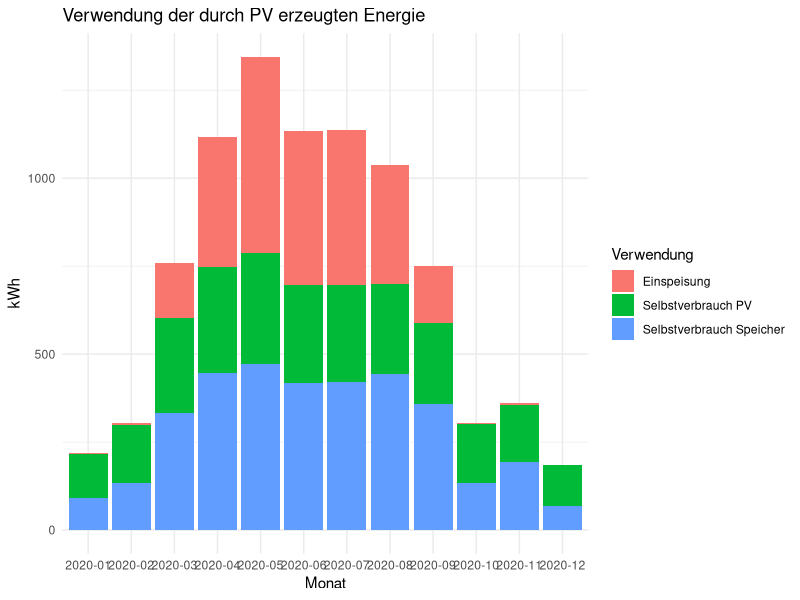
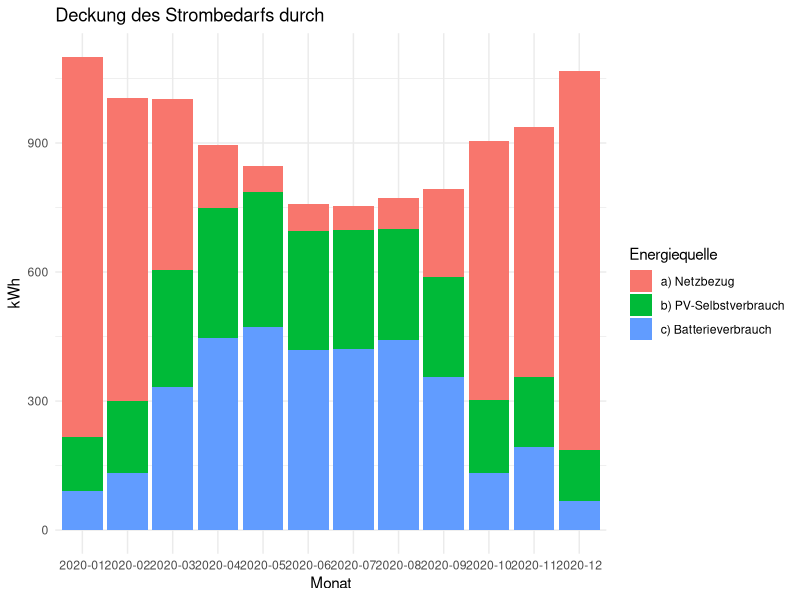

Generate these figures, in order, with R:
rm(list = ls())
library(readr)
library(tidyverse)
daten <- read_delim("Beispiele/Stromdaten/daten_10240.csv", 
                          delim = ";", escape_double = FALSE, col_types = cols(dayTime = col_datetime(format = "%Y%m%d:%H")), 
                          trim_ws = TRUE)
# View(daten)

scaled_sum <- function(x) {
  sum(x / 1000)
}

monatsdaten <- daten |>
  mutate(month = format(dayTime, "%Y-%m")) |>
  group_by(month) |>
  summarize_at(vars(c(selfUsedEnergyBattery, selfUsedEnergyPV, feedInEnergyGrid), -group_cols()), scaled_sum)

colnames(monatsdaten) <- c("Monat", "Selbstverbrauch Speicher", "Selbstverbrauch PV", "Einspeisung")

monatsdaten_lang <- pivot_longer(monatsdaten, cols = -Monat, names_to = "reihe", values_to = "wert")

ggplot(monatsdaten_lang, aes(x = Monat, y = wert, fill = reihe)) +
  geom_col() +  #Transparenz für bessere Lesbarkeit
  labs(title = "Verwendung der durch PV erzeugten Energie",
       x = "Monat",
       y = "kWh",
       fill = "Verwendung") +
  theme_minimal()


monatsdaten <- daten |>
  mutate(month = format(dayTime, "%Y-%m")) |>
  group_by(month) |>
  summarize_at(vars(c(selfUsedEnergyPV, selfUsedEnergyBattery, gridUsedEnergy), -group_cols()), scaled_sum)

colnames(monatsdaten) <- c("Monat", "b) PV-Selbstverbrauch", "c) Batterieverbrauch" ,"a) Netzbezug")

monatsdaten_lang <- pivot_longer(monatsdaten, cols = -Monat, names_to = "reihe", values_to = "wert")

ggplot(monatsdaten_lang, aes(x = Monat, y = wert, fill = reihe)) +
  geom_col() +  #Transparenz für bessere Lesbarkeit
  labs(title = "Deckung des Strombedarfs durch",
       x = "Monat",
       y = "kWh",
       fill = "Energiequelle") +
  theme_minimal()

# Eigenverbrauchsquote
sum(daten$selfUsedEnergy)/sum(daten$powerProduction)

# Autarkiegrad
sum(daten$selfUsedEnergy)/sum(daten$energyConsumption)

# Eingespeister Strom kWh/Jahr
sum(daten$feedInEnergyGrid)/1000

# Selbstgenutzter Strom kWh/Jahr
sum(daten$selfUsedEnergy)/1000

# Ersparnis durch Akku
(ersparnis_durch_akku <- sum(daten$selfUsedEnergyBattery)/1000 * (0.32 - 0.0703))

# Ersparnis Anlage pro Jahr
(ersparnis_anlage_pro_jahr <- sum(daten$selfUsedEnergy)/1000 * 0.32 + sum(daten$feedInEnergyGrid)/1000 * 0.0703)

# Amortisationszeit Anlage
29150 / ersparnis_anlage_pro_jahr 

# Amortisationszeit Speicher
10.24 * 500 / ersparnis_durch_akku
